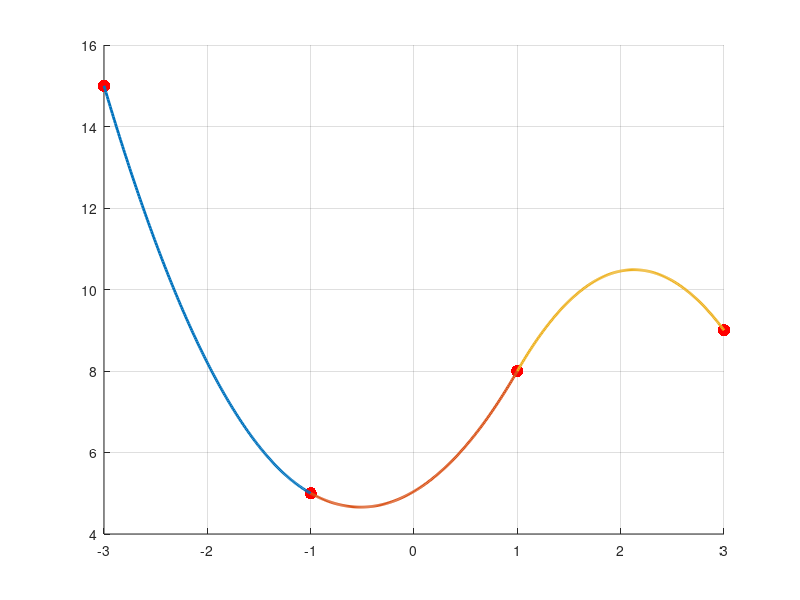
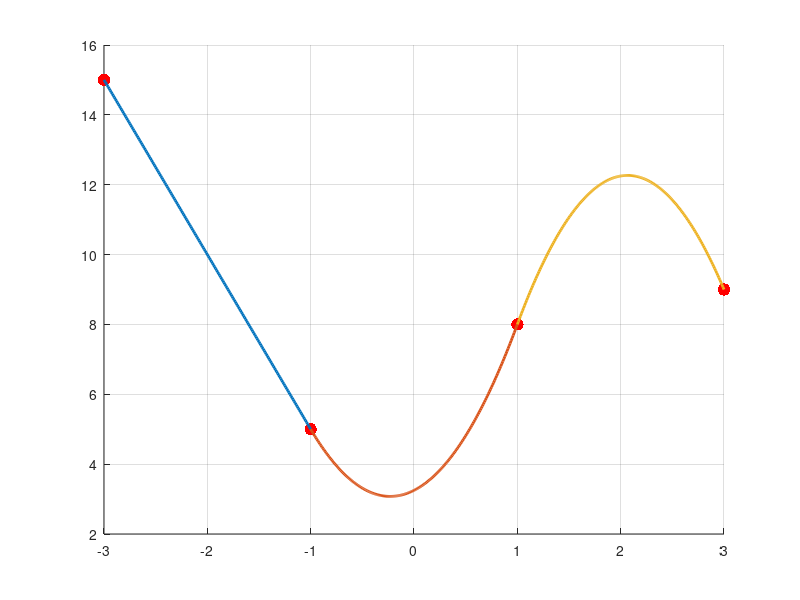

The MATLAB script that drew these images, in order:
function task_1_5_quadratic_spline_solution()
    hold on;
    grid on;
    % Sample points. Let's interpolate them with quadratic slpines
    x_input = [-3, -1, 1, 3];
    y_input = [15,  5, 8, 9];
    scatter(x_input,y_input,80,'filled','MarkerFaceColor',[1 0 0]);
    
    %% 8x9 solution
        
    % Defines matrix A (8 equations, 9 unknowns)
     A8x9 = [9   -3   1   0    0   0   0   0   0;
             1   -1   1   0    0   0   0   0   0;
             0    0   0   1   -1   1   0   0   0;
             0    0   0   1    1   1   0   0   0;
             0    0   0   0    0   0   1   1   1;
             0    0   0   0    0   0   9   3   1;
            -2    1   0   2   -1   0   0   0   0;
             0    0   0   2    1   0  -2  -1   0];
    
            b = [15 5 5 8 8 9 0 0]';
    
    % MATLAB choses what to do with 9 unknowns
    X8x9 = linsolve(A8x9,b);
    
    % Plots 1st segment 
    x = x_input(1):0.01:x_input(2);
    y = X8x9(1)*x.^2 + X8x9(2)*x + X8x9(3);
    plot(x, y,'LineWidth', 2);
    
    % Plots 2nd segment 
    x = x_input(2):0.01:x_input(3);
    y = X8x9(4)*x.^2 + X8x9(5)*x + X8x9(6);
    plot(x,y,'LineWidth', 2);
    
    % Plots 3rd segment
    x = x_input(3):0.01:x_input(4);
    y = X8x9(7)*x.^2 + X8x9(8)*x + X8x9(9);
    plot(x,y,'LineWidth', 2);
    
    hold off;
    
    %% 8x8 Solution
    
    figure;
    hold on;
    grid on;
    scatter(x_input,y_input,80,'filled','MarkerFaceColor',[1 0 0]);
    
    % if we force, a1 = 0, A matrix is now 8x8 (1st column disappear)
    A8x8 = [-3   1   0    0   0   0   0   0;
            -1   1   0    0   0   0   0   0;
             0   0   1   -1   1   0   0   0;
             0   0   1    1   1   0   0   0;
             0   0   0    0   0   1   1   1;
             0   0   0    0   0   9   3   1;
             1   0   2   -1   0   0   0   0;
             0   0   2    1   0  -2  -1   0];

     X8x8 = linsolve(A8x8,b);
    
    % Plots 1st segment (we enforced a_1 = 0, so this is a linear segment)
    x = x_input(1):0.01:x_input(2);
    y = X8x8(1)*x + X8x8(2);
    plot(x, y,'LineWidth', 2);
    
    % Plots 2nd segment 
    x = x_input(2):0.01:x_input(3);
    y = X8x8(3)*x.^2 + X8x8(4)*x + X8x8(5);
    plot(x,y,'LineWidth', 2);
    
    % Plots 3rd segment
    x = x_input(3):0.01:x_input(4);
    y = X8x8(6)*x.^2 + X8x8(7)*x + X8x8(8);
    plot(x,y,'LineWidth', 2);
    
    hold off;
end
